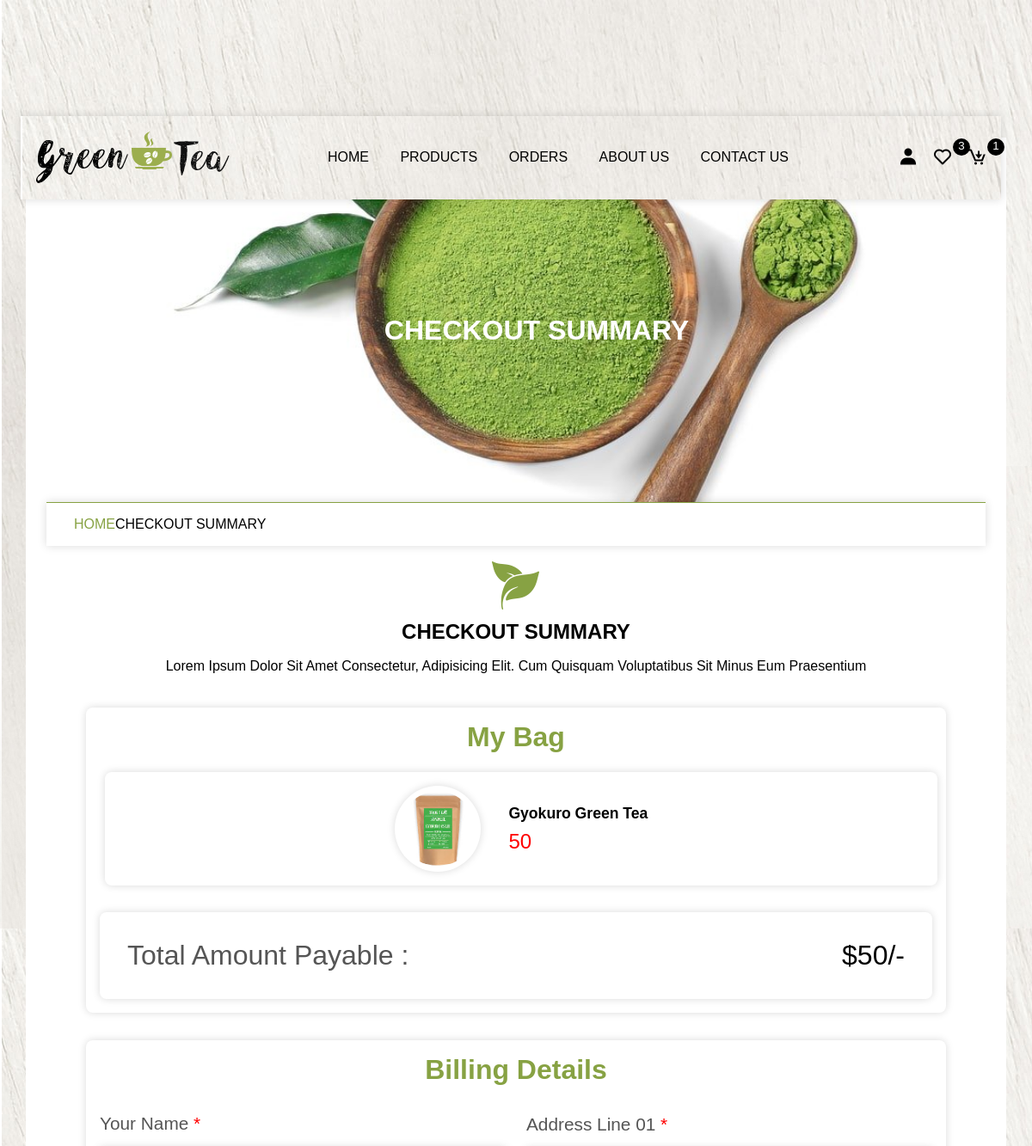
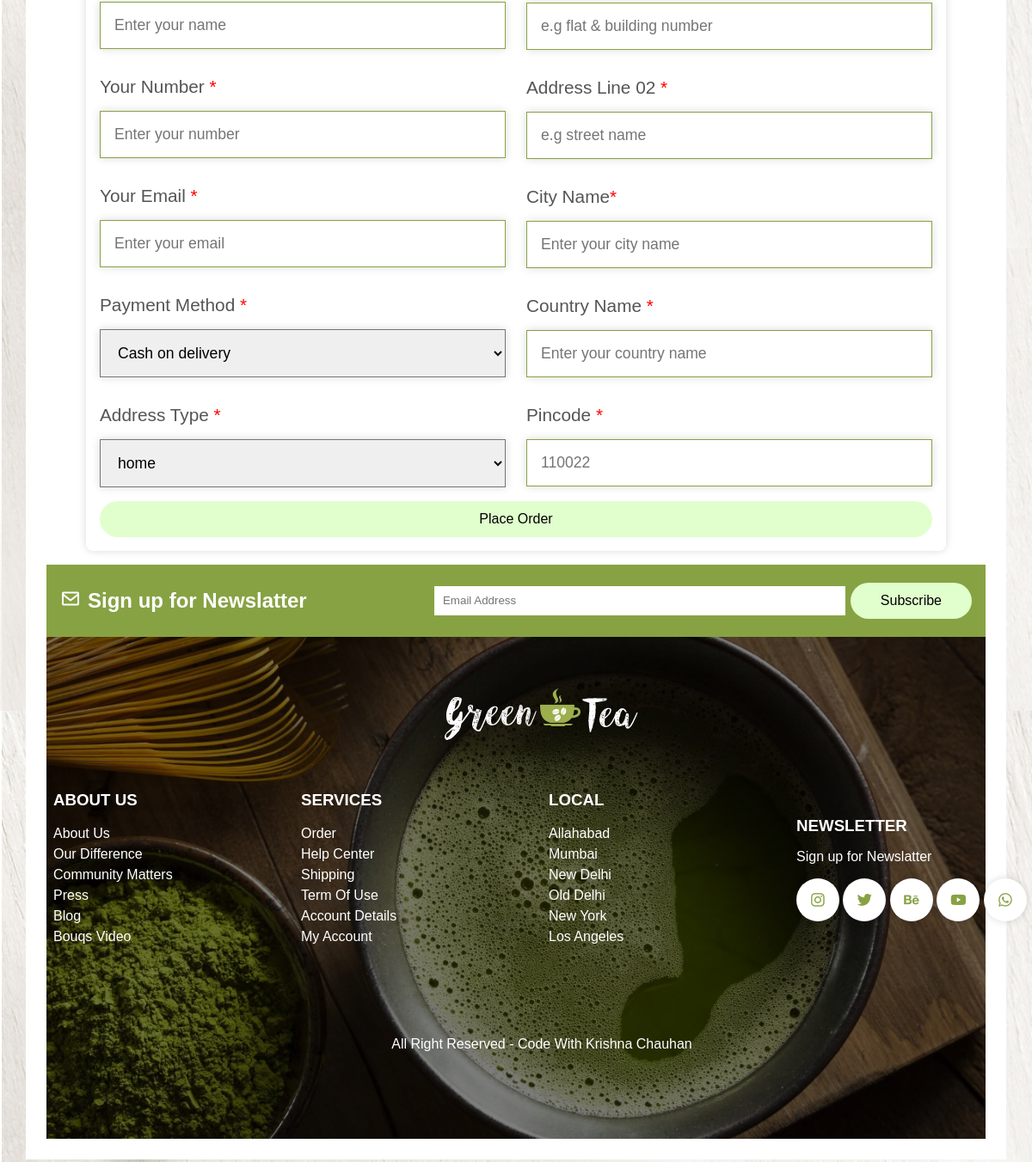
/checkout.php?get_id=4, run on the app's committed database (2 pictures, top to bottom).
### tables this page shows
CREATE TABLE `products` (
  `id` int(25) NOT NULL,
  `name` varchar(255) NOT NULL,
  `price` int(255) NOT NULL,
  `image` varchar(255) NOT NULL,
  `product_detail` varchar(255) NOT NULL
);

### checkout.php (the view, shortened to what this page needs)
<?php
include 'components/connection.php';
?>
<!DOCTYPE html>
<html lang="en">
<head>
    <link href='https://unpkg.com/boxicons@2.1.4/css/boxicons.min.css' rel='stylesheet'>
</head>
<body>
    <?php include 'components/header.php';?>
    <div class="main">
        <div class="banner">
            <h1>checkout summary</h1>
        </div>
        <div class="title2">
            <a href="home.php">Home</a><span>Checkout summary</span>
        </div>
        <section class="checkout">
             <div class="title">
                <img src="img/download.png" alt="" class="logo">
                <h1>Checkout Summary</h1>
                <p>Lorem ipsum dolor sit amet consectetur, adipisicing elit. Cum quisquam voluptatibus sit minus eum praesentium</p>
            </div>
                <div class="row">
                    <form action="" method="post">
                        <h3>billing details</h3>
                        <div class="flex">
                            <div class="box">
                                <div class="input-field">
                                    <p>your name <span>*</span></p>
                                    <input type="text" name="name" required maxlength="50" placeholder="Enter your name" class="input">
                                </div>
                                <div class="input-field">
                                    <p>your number <span>*</span></p>
                                    <input type="number" name="number" required maxlength="10" placeholder="Enter your number" class="input">
                                </div>
                                <div class="input-field">
                                    <p>your email <span>*</span></p>
                                    <input type="email" name="email" required maxlength="50" placeholder="Enter your email" class="input">
                                </div>
                                <div class="input-field">
                                    <p>payment method <span>*</span></p>
                                    <select name="method" id="" class="input">
                                        <option value="cash on delivery">Cash on delivery</option>
                                    </select>
                                </div>
                                <div class="input-field">
                                    <p>address type <span>*</span></p>
                                    <select name="address_type" id="" class="input">
                                        <option value="home">home</option>
                                    </select>
                                </div>
                            </div>
                            <div class="box">
                                <div class="input-field">
                                    <p>address line 01 <span>*</span></p>
                                    <input type="text" name="flat" required maxlength="50" placeholder="e.g flat & building number" class="input">
                                </div>
                                <div class="input-field">
                                    <p>address line 02 <span>*</span></p>
                                    <input type="text" name="street" required maxlength="50" placeholder="e.g street name" class="input">
                                </div>
                                <div class="input-field">
                                    <p>city name<span>*</span></p>
                                    <input type="text" name="city" required maxlength="50" placeholder="Enter your city name" class="input">
                                </div>
                                <div class="input-field">
                                    <p>country name <span>*</span></p>
                                    <input type="text" name="country" required maxlength="50" placeholder="Enter your country name" class="input">
                                </div>
                                <div class="input-field">
                                    <p>pincode <span>*</span></p>
                                    <input type="text" name="pincode" required maxlength="6" placeholder="110022" max="999999" class="input">
                                </div>
                            </div>
                        </div>
                        <button type="submit" name="place_order" class="btn">place order</button>
                    </form>
                    <div class="summary">
                        <h3>my bag</h3>
                        <div class="box-container">
                            <?php
                                $grand_total=0;
                                if(isset($_GET['get_id'])){
                                    $select_get = $conn->prepare("SELECT * FROM `products` WHERE id=?");
                                    $select_get->execute([$_GET['get_id']]);
                                    while($fetch_get = $select_get->fetch(PDO::FETCH_ASSOC)){
                                        $sub_total = $fetch_get['price'];
                                        $grand_total+=$sub_total;
                            ?>
                            <div class="flex">
                                <img src="img/<?=$fetch_get['image'];?>" class="image">
                                <div>
                                    <h3 class="name"><?=$fetch_get['name'];?></h3>
                                    <p class="price"><?=$fetch_get['price'];?></p>
                                </div>
                            </div>
                            <?php
                                         }
                                        }
                            ?>
                        </div>
                        <div class="grand-total"><span>total amount payable : </span>$<?= $grand_total ?>/-</div>
                    </div>
             </div>
        </section>
     <?php include 'components/footer.php'; ?>
    </div>
</body>
</html>

### data on the page
products: image (picture), name "Gyokuro Green Tea", price "50"

### other printed values
$total_wishlist_items "3"
$total_cart_items "1"
$grand_total "50"
